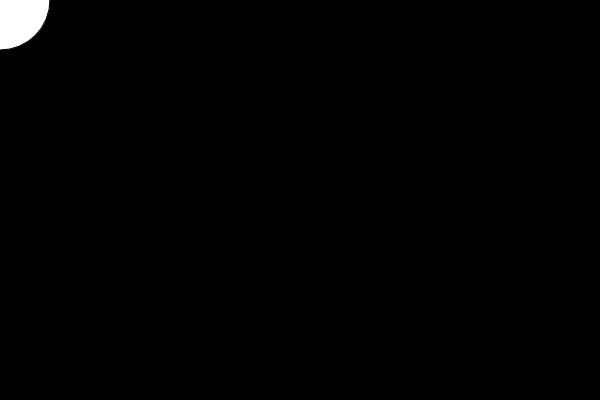
Frame 1 (no input)
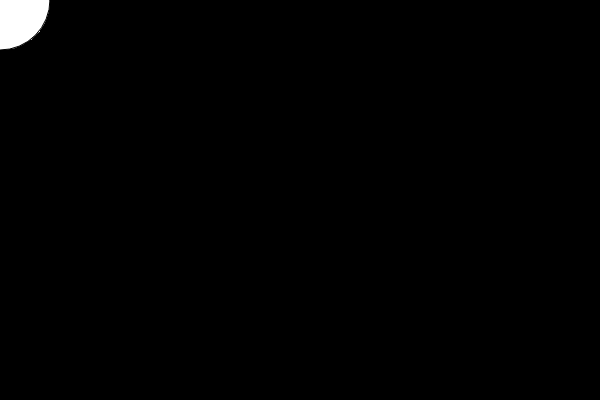
Frame 60 (no input)
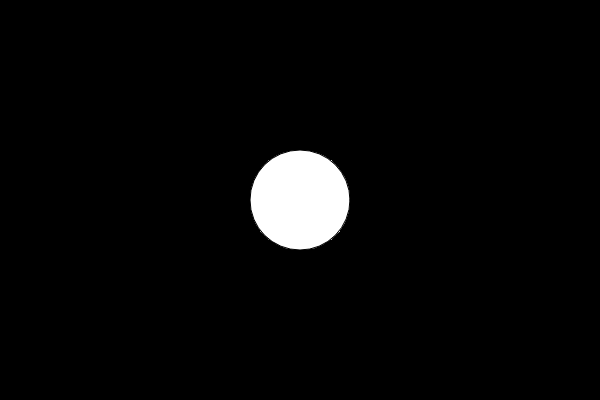
Frame 120 (the mouse pressed at the canvas centre since frame 60)

The p5.js sketch that drew these frames (run headless with seeded random() and noise() and a simulated clock; from frame 60 on, the mouse is pressed at the canvas centre):

// p5.js sketch
// ── sketch.js

function setup() {
  createCanvas(600, 400);
  background(0);
}

function draw() {
  ellipse(mouseX,mouseY,100,100);
}

function mousePressed() {
  background(0);
}
